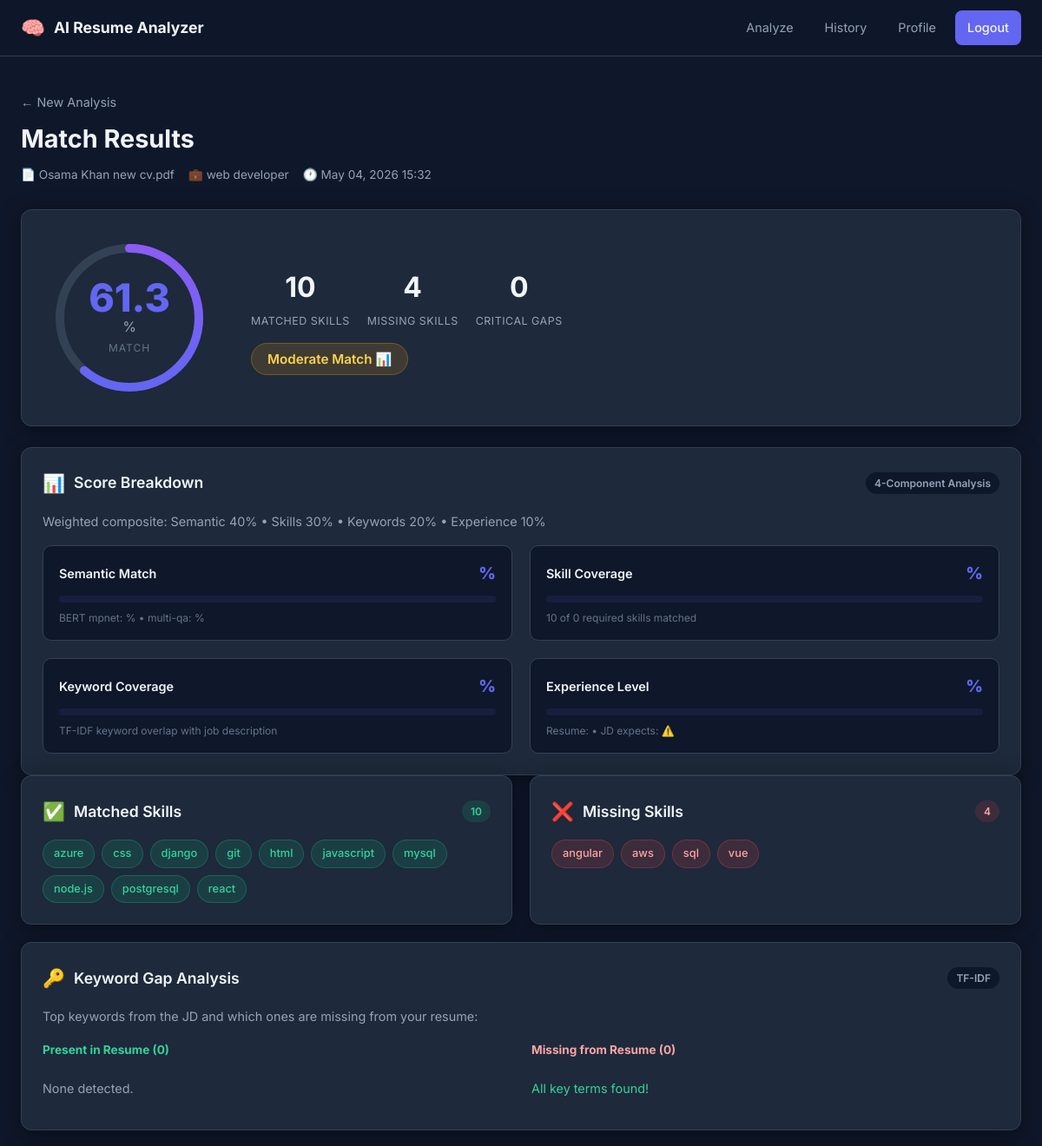
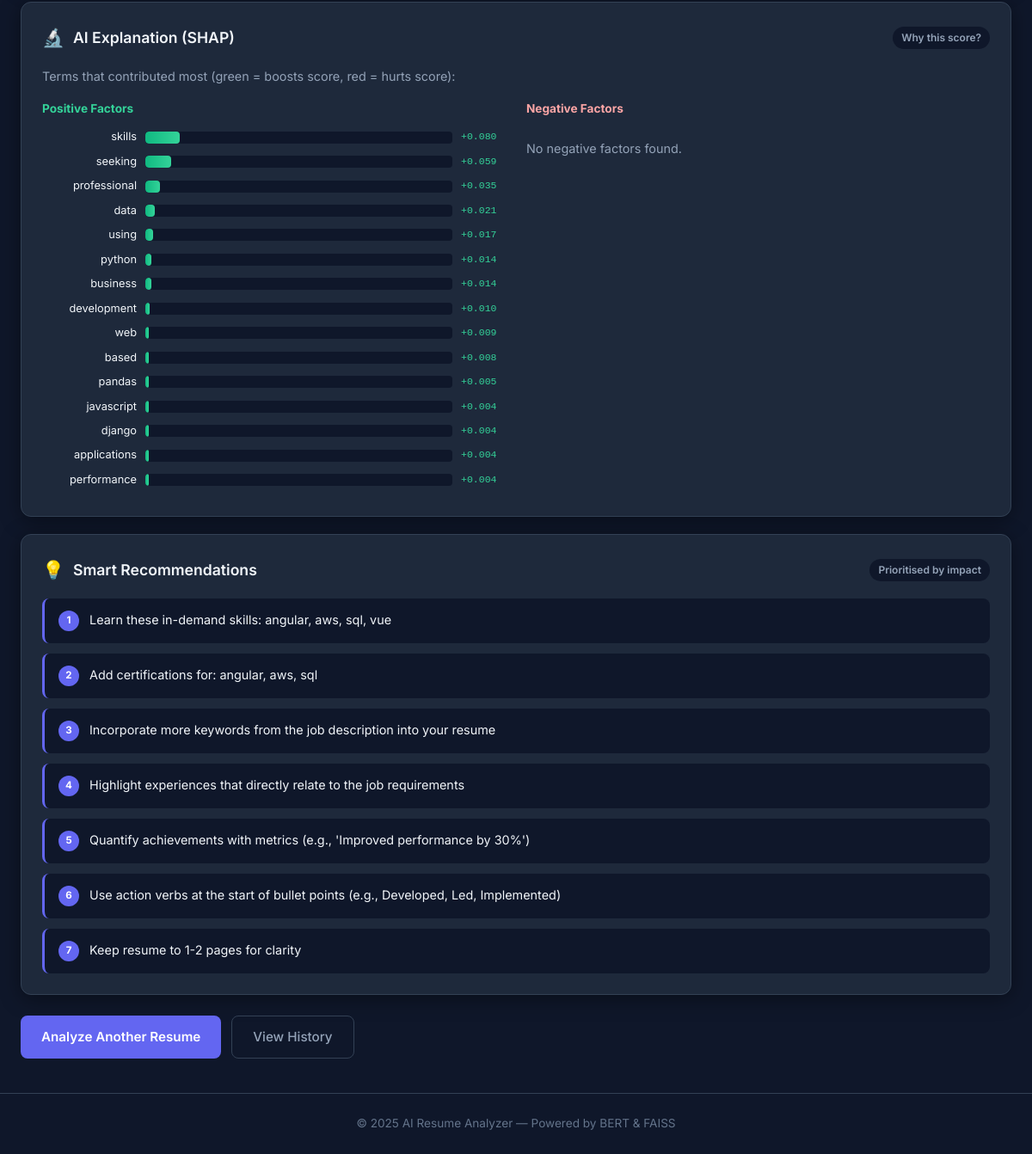
The app's page /analyzer/results/3/ (signed in) with its own data (2 pictures, top to bottom).
### analyzer/models.py (models this page shows, shortened)
class MatchResult(models.Model):
    user = models.ForeignKey(settings.AUTH_USER_MODEL, on_delete=models.CASCADE, related_name='match_results')
    resume = models.ForeignKey(Resume, on_delete=models.CASCADE, related_name='match_results')
    job_description = models.ForeignKey(JobDescription, on_delete=models.CASCADE, related_name='match_results')
    match_score = models.FloatField()
    matched_skills = models.JSONField(default=list)
    missing_skills = models.JSONField(default=list)
    recommendations = models.JSONField(default=list)
    shap_explanation = models.JSONField(default=dict)
    score_breakdown = models.JSONField(default=dict)
    semantic_scores = models.JSONField(default=dict)
    section_scores = models.JSONField(default=dict)
    keyword_analysis = models.JSONField(default=dict)
    experience_analysis = models.JSONField(default=dict)
    matched_by_group = models.JSONField(default=dict)
    missing_by_group = models.JSONField(default=dict)
    critical_missing = models.JSONField(default=list)
    created_at = models.DateTimeField(auto_now_add=True)
    class Meta:
        ordering = ['-created_at']

class Resume(models.Model):
    user = models.ForeignKey(settings.AUTH_USER_MODEL, on_delete=models.CASCADE, related_name='resumes')
    file = models.FileField(upload_to='resumes/')
    original_filename = models.CharField(max_length=255)
    extracted_text = models.TextField(blank=True)
    uploaded_at = models.DateTimeField(auto_now_add=True)

class JobDescription(models.Model):
    user = models.ForeignKey(settings.AUTH_USER_MODEL, on_delete=models.CASCADE, related_name='job_descriptions')
    title = models.CharField(max_length=255, blank=True)
    text = models.TextField()
    file = models.FileField(upload_to='job_descriptions/', blank=True, null=True)
    created_at = models.DateTimeField(auto_now_add=True)

### analyzer/views.py (the view)
# urls.py: path('results/<int:pk>/', views.results_view, name='results'),
@login_required
def results_view(request, pk):
    result = get_object_or_404(MatchResult, pk=pk, user=request.user)
    return render(request, 'analyzer/results.html', {'result': result})

### templates/analyzer/results.html (shortened to what this page needs)
{% extends 'base.html' %}
{% load static %}
{% block content %}
<div class="page-container">
  <div class="results-header">
    <a href="{% url 'analyzer:upload' %}" class="back-link">← New Analysis</a>
    <h1>Match Results</h1>
    <p class="results-meta">
      <span>📄 {{ result.resume.original_filename }}</span>
      {% if result.job_description.title %}<span>💼 {{ result.job_description.title }}</span>{% endif %}
      <span>🕐 {{ result.created_at|date:"M d, Y H:i" }}</span>
    </p>
  </div>
  <div class="score-hero card">
    <div class="score-circle-container">
      <div class="score-circle" id="scoreCircle" data-score="{{ result.match_score }}">
        <svg viewBox="0 0 200 200" class="score-svg">
          <circle cx="100" cy="100" r="80" class="score-track"/>
          <circle cx="100" cy="100" r="80" class="score-fill" id="scoreFill"/>
        </svg>
        <div class="score-text">
          <span class="score-number" id="scoreNumber">0</span>
          <span class="score-pct">%</span>
          <span class="score-label">Match</span>
        </div>
      </div>
    </div>
    <div class="score-details">
      <div class="score-stat">
        <span class="stat-value">{{ result.matched_skills|length }}</span>
        <span class="stat-label">Matched Skills</span>
      </div>
      <div class="score-stat">
        <span class="stat-value">{{ result.missing_skills|length }}</span>
        <span class="stat-label">Missing Skills</span>
      </div>
      <div class="score-stat">
        <span class="stat-value">{{ result.critical_missing|length }}</span>
        <span class="stat-label">Critical Gaps</span>
      </div>
      <div class="score-verdict">
        {% if result.match_score >= 70 %}
          <span class="verdict verdict-strong">Strong Match 🎯</span>
        {% elif result.match_score >= 45 %}
          <span class="verdict verdict-moderate">Moderate Match 📊</span>
        {% else %}
          <span class="verdict verdict-weak">Needs Work 📝</span>
        {% endif %}
      </div>
    </div>
  </div>
  <div class="card full-width">
    <div class="card-header">
      <span class="card-icon">📊</span>
      <h2>Score Breakdown</h2>
      <span class="badge">4-Component Analysis</span>
    </div>
    <p class="card-desc">Weighted composite: Semantic 40% &bull; Skills 30% &bull; Keywords 20% &bull; Experience 10%</p>
    <div class="breakdown-grid">
      <div class="breakdown-item">
        <div class="breakdown-header">
          <span class="breakdown-label">Semantic Match</span>
          <span class="breakdown-score" data-score="{{ result.score_breakdown.semantic }}">{{ result.score_breakdown.semantic }}%</span>
        </div>
        <div class="breakdown-bar-wrap">
        </div>
        <p class="breakdown-sub">BERT mpnet: {{ result.semantic_scores.mpnet_score }}% &bull; multi-qa: {{ result.semantic_scores.multiqa_score }}%</p>
      </div>
      <div class="breakdown-item">
        <div class="breakdown-header">
          <span class="breakdown-label">Skill Coverage</span>
          <span class="breakdown-score">{{ result.score_breakdown.skills }}%</span>
        </div>
        <div class="breakdown-bar-wrap">
        </div>
        <p class="breakdown-sub">{{ result.matched_skills|length }} of {{ result.matched_skills|length|add:result.missing_skills|length }} required skills matched</p>
      </div>
      <div class="breakdown-item">
        <div class="breakdown-header">
          <span class="breakdown-label">Keyword Coverage</span>
          <span class="breakdown-score">{{ result.score_breakdown.keywords }}%</span>
        </div>
        <div class="breakdown-bar-wrap">
        </div>
        <p class="breakdown-sub">TF-IDF keyword overlap with job description</p>
      </div>
      <div class="breakdown-item">
        <div class="breakdown-header">
          <span class="breakdown-label">Experience Level</span>
          <span class="breakdown-score">{{ result.score_breakdown.experience }}%</span>
        </div>
        <div class="breakdown-bar-wrap">
        </div>
        <p class="breakdown-sub">
          Resume: <strong>{{ result.experience_analysis.resume_level|capfirst }}</strong>
          &bull; JD expects: <strong>{{ result.experience_analysis.jd_level|capfirst }}</strong>
          {% if result.experience_analysis.match %}✅{% else %}⚠️{% endif %}
        </p>
      </div>
    </div>
  </div>
  <div class="results-grid">
    <div class="card">
      <div class="card-header">
        <span class="card-icon">✅</span>
        <h2>Matched Skills</h2>
        <span class="badge badge-green">{{ result.matched_skills|length }}</span>
      </div>
      {% if result.matched_by_group %}
        {% for group, skills in result.matched_by_group.items %}
          <div class="skill-group">
            <span class="skill-group-label">{{ group|title|cut:"_" }}</span>
            <div class="skills-list">
              {% for skill in skills %}
                <span class="skill-tag skill-matched">{{ skill }}</span>
              {% endfor %}
            </div>
          </div>
        {% endfor %}
      {% elif result.matched_skills %}
        <div class="skills-list">
          {% for skill in result.matched_skills %}
            <span class="skill-tag skill-matched">{{ skill }}</span>
          {% endfor %}
        </div>
      {% else %}
        <p class="empty-state">No common skills detected.</p>
      {% endif %}
    </div>
    <div class="card">
      <div class="card-header">
        <span class="card-icon">❌</span>
        <h2>Missing Skills</h2>
        <span class="badge badge-red">{{ result.missing_skills|length }}</span>
      </div>
      {% if result.missing_by_group %}
        {% for group, skills in result.missing_by_group.items %}
          <div class="skill-group">
            <span class="skill-group-label">{{ group|title|cut:"_" }}</span>
            <div class="skills-list">
              {% for skill in skills %}
                {% if skill not in result.critical_missing %}
                  <span class="skill-tag skill-missing">{{ skill }}</span>
                {% endif %}
              {% endfor %}
            </div>
          </div>
        {% endfor %}
      {% elif result.missing_skills %}
        <div class="skills-list">
          {% for skill in result.missing_skills %}
            <span class="skill-tag skill-missing">{{ skill }}</span>
          {% endfor %}
        </div>
      {% else %}
        <p class="empty-state success-msg">No missing skills! Great match.</p>
      {% endif %}
    </div>
    <div class="card full-width">
      <div class="card-header">
        <span class="card-icon">🔑</span>
        <h2>Keyword Gap Analysis</h2>
        <span class="badge">TF-IDF</span>
      </div>
      <p class="card-desc">Top keywords from the JD and which ones are missing from your resume:</p>
      <div class="keyword-grid">
        <div class="keyword-col">
          <h4 class="keyword-col-title text-green">Present in Resume ({{ result.keyword_analysis.present_keywords|length }})</h4>
          <div class="skills-list">
            {% for kw in result.keyword_analysis.present_keywords %}
              <span class="skill-tag kw-present">{{ kw }}</span>
            {% empty %}
              <p class="empty-state">None detected.</p>
            {% endfor %}
          </div>
        </div>
        <div class="keyword-col">
          <h4 class="keyword-col-title text-red">Missing from Resume ({{ result.keyword_analysis.missing_keywords|length }})</h4>
          <div class="skills-list">
            {% for kw in result.keyword_analysis.missing_keywords %}
              <span class="skill-tag kw-missing">{{ kw }}</span>
            {% empty %}
              <p class="empty-state success-msg">All key terms found!</p>
            {% endfor %}
          </div>
        </div>
      </div>
    </div>
    <div class="card full-width">
      <div class="card-header">
        <span class="card-icon">🔬</span>
        <h2>AI Explanation (SHAP)</h2>
        <span class="badge">Why this score?</span>
      </div>
      <p class="card-desc">Terms that contributed most (green = boosts score, red = hurts score):</p>
      <div class="shap-grid">
        <div class="shap-col">
          <h4 class="keyword-col-title text-green">Positive Factors</h4>
          {% for f in result.shap_explanation.positive_impact %}
            <div class="shap-row">
              <span class="shap-term">{{ f.term }}</span>
              <div class="shap-bar-wrap"><div class="shap-bar shap-positive" data-impact="{{ f.impact }}"></div></div>
              <span class="shap-value text-green">+{{ f.impact|floatformat:3 }}</span>
            </div>
          {% empty %}
            <p class="empty-state">No positive factors found.</p>
          {% endfor %}
        </div>
        <div class="shap-col">
          <h4 class="keyword-col-title text-red">Negative Factors</h4>
          {% for f in result.shap_explanation.negative_impact %}
            <div class="shap-row">
              <span class="shap-term">{{ f.term }}</span>
              <div class="shap-bar-wrap"><div class="shap-bar shap-negative" data-impact="{{ f.impact }}"></div></div>
              <span class="shap-value text-red">{{ f.impact|floatformat:3 }}</span>
            </div>
          {% empty %}
            <p class="empty-state">No negative factors found.</p>
          {% endfor %}
        </div>
      </div>
    </div>
    <div class="card full-width">
      <div class="card-header">
        <span class="card-icon">💡</span>
        <h2>Smart Recommendations</h2>
        <span class="badge">Prioritised by impact</span>
      </div>
      <ul class="recommendations-list">
        {% for rec in result.recommendations %}
          <li class="rec-item">
            <span class="rec-num">{{ forloop.counter }}</span>
            {{ rec }}
          </li>
        {% empty %}
          <li class="empty-state">No recommendations available.</li>
        {% endfor %}
      </ul>
    </div>
  </div>
  <div class="results-actions">
    <a href="{% url 'analyzer:upload' %}" class="btn-primary">Analyze Another Resume</a>
    <a href="{% url 'analyzer:history' %}" class="btn-secondary">View History</a>
  </div>
</div>
{% endblock %}

### records on screen
MatchResult: resume.original_filename "Osama Khan new cv.pdf", job_description "web developer", created_at "May 04, 2026 15:32", matched_skills|length "10", missing_skills|length "4", critical_missing|length "0", matched_skills|length "0", keyword_analysis.present_keywords|length "0", keyword_analysis.missing_keywords|length "0"

### other values on screen
{{ skill }} "azure" "css" "django" "git" "html" "javascript" "mysql" "node.js" "postgresql" "react"
{{ skill }} "angular" "aws" "sql" "vue"
{{ f.term }} "skills" "seeking" "professional" "data" "using" "python" "business" "development" "web" "based" "pandas" "javascript" "django" "applications" "performance"
{{ f.impact|floatformat:3 }} "0.080" "0.059" "0.035" "0.021" "0.017" "0.014" "0.014" "0.010" "0.009" "0.008" "0.005" "0.004" "0.004" "0.004" "0.004"
{{ rec }} "Learn these in-demand skills: angular, aws, sql, vue" "Add certifications for: angular, aws, sql" "Incorporate more keywords from the job description into your resume" "Highlight experiences that directly relate to the job requirements" "Quantify achievements with metrics (e.g., 'Improved performance by 30%')" "Use action verbs at the start of bullet points (e.g., Developed, Led, Implemented)" "Keep resume to 1-2 pages for clarity"
